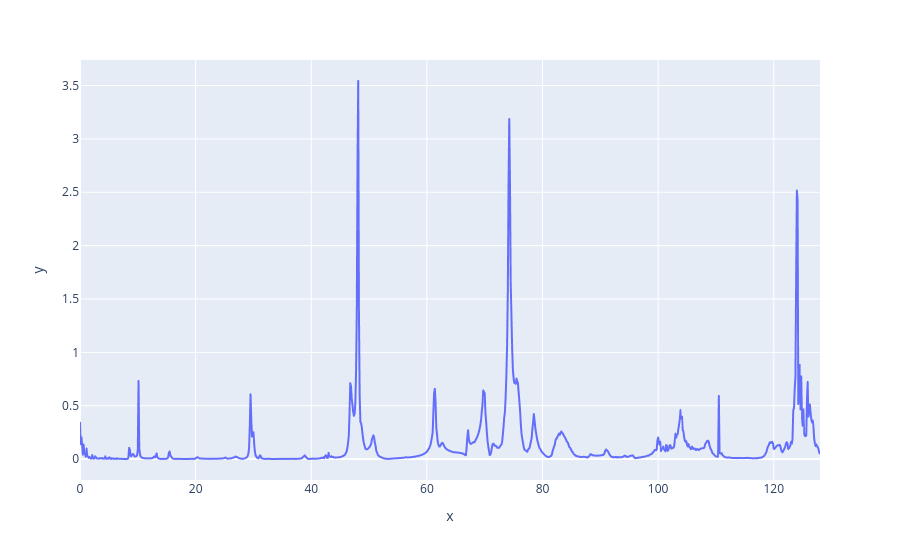

The code cell stored with this chart in its notebook:
### Code cell
px.line(x=xy_f, y=np.abs(h2))

### Figure 1 — Plotly figure (JSON) as saved in the notebook; plotly's stock layout.template omitted (floating-point values rounded to 4 significant figures; data arrays with more than 128 entries replaced by an {"elided": "..."} marker saying what was removed)
{"data": [{"hovertemplate": "x=%{x}<br>y=%{y}<extra></extra>", "legendgroup": "", "line": {"color": "#636efa", "dash": "solid"}, "marker": {"symbol": "circle"}, "mode": "lines", "name": "", "showlegend": false, "type": "scattergl", "x": {"elided": "1025 float values"}, "xaxis": "x", "y": {"elided": "1025 float values"}, "yaxis": "y"}], "layout": {"legend": {"tracegroupgap": 0}, "margin": {"t": 60}, "xaxis": {"anchor": "y", "domain": [0, 1], "title": {"text": "x"}}, "yaxis": {"anchor": "x", "domain": [0, 1], "title": {"text": "y"}}}}
